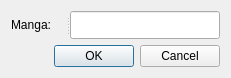
<?xml version="1.0" encoding="UTF-8"?>
<ui version="4.0">
 <class>NewMangaDialog</class>
 <widget class="QDialog" name="NewMangaDialog">
  <property name="geometry">
   <rect>
    <x>0</x>
    <y>0</y>
    <width>231</width>
    <height>78</height>
   </rect>
  </property>
  <property name="windowTitle">
   <string>Dialog</string>
  </property>
  <layout class="QGridLayout" name="gridLayout">
   <item row="0" column="0">
    <widget class="QSplitter" name="splitter">
     <property name="orientation">
      <enum>Qt::Horizontal</enum>
     </property>
     <widget class="QLabel" name="label">
      <property name="text">
       <string>Manga:</string>
      </property>
     </widget>
     <widget class="QLineEdit" name="mangaLineEdit"/>
    </widget>
   </item>
   <item row="1" column="0">
    <widget class="QDialogButtonBox" name="buttonBox">
     <property name="orientation">
      <enum>Qt::Horizontal</enum>
     </property>
     <property name="standardButtons">
      <set>QDialogButtonBox::Cancel|QDialogButtonBox::Ok</set>
     </property>
    </widget>
   </item>
  </layout>
 </widget>
 <resources/>
 <connections>
  <connection>
   <sender>buttonBox</sender>
   <signal>accepted()</signal>
   <receiver>NewMangaDialog</receiver>
   <slot>accept()</slot>
   <hints>
    <hint type="sourcelabel">
     <x>248</x>
     <y>254</y>
    </hint>
    <hint type="destinationlabel">
     <x>157</x>
     <y>274</y>
    </hint>
   </hints>
  </connection>
  <connection>
   <sender>buttonBox</sender>
   <signal>rejected()</signal>
   <receiver>NewMangaDialog</receiver>
   <slot>reject()</slot>
   <hints>
    <hint type="sourcelabel">
     <x>316</x>
     <y>260</y>
    </hint>
    <hint type="destinationlabel">
     <x>286</x>
     <y>274</y>
    </hint>
   </hints>
  </connection>
 </connections>
</ui>
